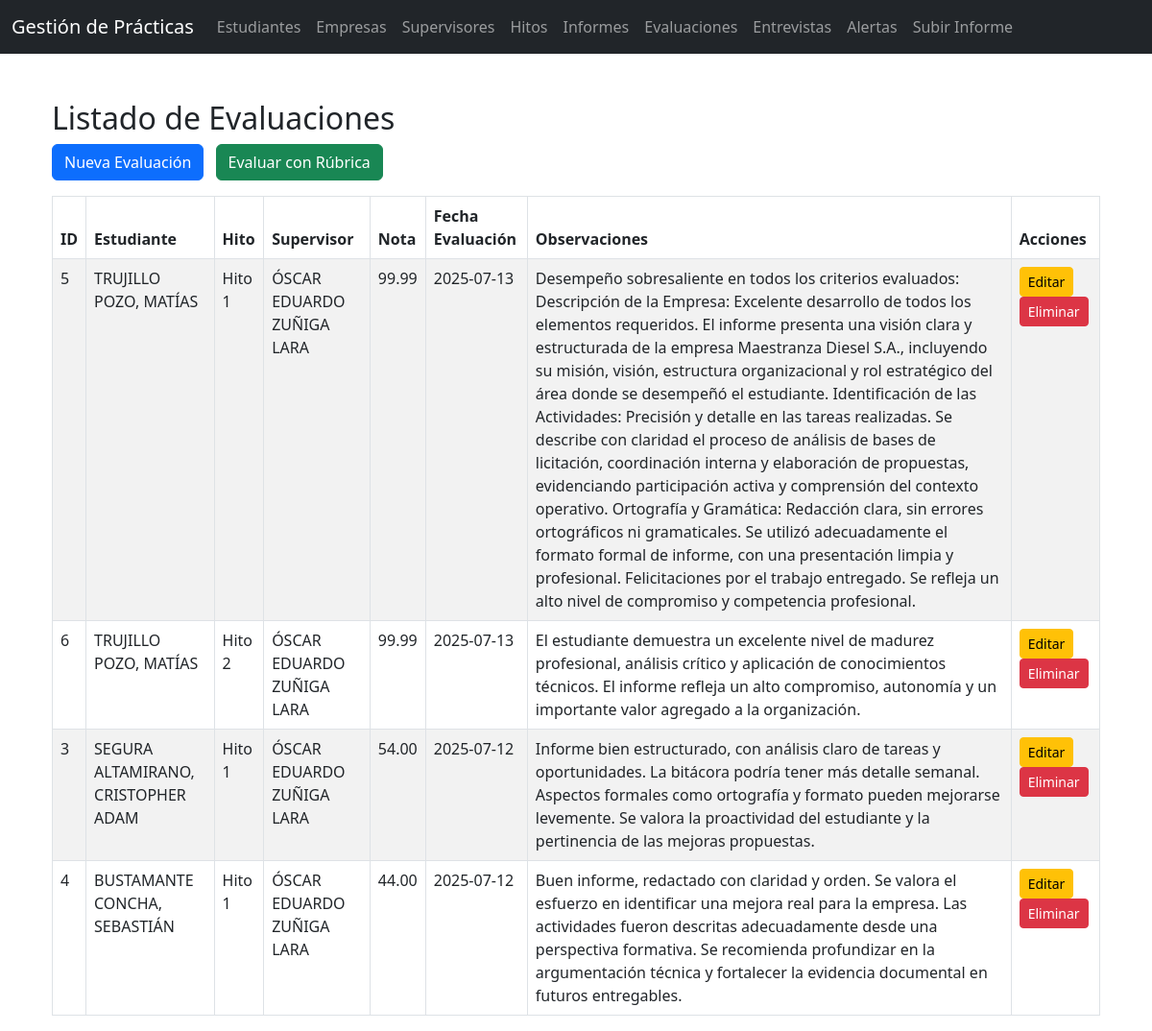
The app's page /evaluaciones/listar.php with its own data.
### tables this page shows
CREATE TABLE `evaluaciones` (
  `id` int(11) NOT NULL,
  `estudiante_id` int(11) NOT NULL,
  `hito_id` int(11) DEFAULT NULL,
  `supervisor` text DEFAULT NULL,
  `nota` decimal(4,2) DEFAULT NULL,
  `observaciones` text DEFAULT NULL,
  `archivo` varchar(255) DEFAULT NULL,
  `fecha_evaluacion` date DEFAULT NULL,
  `fecha_registro` timestamp NOT NULL DEFAULT current_timestamp()
);

CREATE TABLE `estudiantes` (
  `id` int(11) NOT NULL,
  `rut` varchar(12) NOT NULL,
  `nombre` varchar(100) NOT NULL,
  `email` varchar(100) NOT NULL,
  `carrera` varchar(100) DEFAULT NULL,
  `telefono` varchar(20) DEFAULT NULL,
  `programa` varchar(20) DEFAULT NULL,
  `asignatura` varchar(50) DEFAULT NULL,
  `empresa_id` int(11) DEFAULT NULL,
  `fecha_inicio` date DEFAULT NULL,
  `fecha_fin` date DEFAULT NULL,
  `fecha_registro` timestamp NOT NULL DEFAULT current_timestamp()
);

CREATE TABLE `hitos` (
  `id` int(11) NOT NULL,
  `nombre` varchar(50) NOT NULL,
  `descripcion` text DEFAULT NULL
);

### evaluaciones/listar.php (the view, shortened to what this page needs)
<?php
include('../includes/header.php');
include('../includes/db.php');
?>
<!DOCTYPE html>
<html lang="es">
<head>
    <link href="https://cdn.jsdelivr.net/npm/bootstrap@5.3.0/dist/css/bootstrap.min.css" rel="stylesheet">
</head>
<body>
<div class="container mt-5">
    <h2>Listado de Evaluaciones</h2>
    <a href="crear.php" class="btn btn-primary mb-3 me-2">Nueva Evaluación</a>
    <a href="evaluacion_rubrica.php" class="btn btn-success mb-3">Evaluar con Rúbrica</a>
    <table class="table table-bordered table-striped">
        <thead>
            <tr>
                <th>ID</th>
                <th>Estudiante</th>
                <th>Hito</th>
                <th>Supervisor</th>
                <th>Nota</th>
                <th>Fecha Evaluación</th>
                <th>Observaciones</th>
                <th>Acciones</th>
            </tr>
        </thead>
        <tbody>
        <?php
        $sql = "SELECT evaluaciones.*,
                       estudiantes.nombre AS nombre_estudiante,
                       hitos.nombre AS nombre_hito
                FROM evaluaciones
                JOIN estudiantes ON evaluaciones.estudiante_id = estudiantes.id
                LEFT JOIN hitos ON evaluaciones.hito_id = hitos.id
                ORDER BY evaluaciones.fecha_evaluacion DESC";
        $stmt = $pdo->query($sql);
        while ($fila = $stmt->fetch()) {
            echo "<tr>";
            echo "<td>{$fila['id']}</td>";
            echo "<td>{$fila['nombre_estudiante']}</td>";
            echo "<td>" . ($fila['nombre_hito'] ?? '-') . "</td>";
            echo "<td>{$fila['supervisor']}</td>";
            echo "<td>{$fila['nota']}</td>";
            echo "<td>{$fila['fecha_evaluacion']}</td>";
            echo "<td>{$fila['observaciones']}</td>";
            echo "<td>
                    <a href='editar.php?id={$fila['id']}' class='btn btn-sm btn-warning'>Editar</a>
                    <a href='eliminar.php?id={$fila['id']}' class='btn btn-sm btn-danger' onclick='return confirm(\"¿Seguro que deseas eliminar esta evaluación?\");'>Eliminar</a>
                  </td>";
            echo "</tr>";
        }
        ?>
        </tbody>
    </table>
</div>
<?php include('../includes/footer.php'); ?>
</body>
</html>

### records on screen
evaluaciones: id "5", estudiante.nombre "TRUJILLO POZO, MATÍAS", hito.nombre "Hito 1", supervisor "ÓSCAR EDUARDO ZUÑIGA LARA", nota "99.99", fecha_evaluacion "2025-07-13", observaciones "Desempeño sobresaliente en todos los criterios evaluados: Descripción de la Empresa: Excelente desarrollo de todos los elementos requeridos. El informe presenta una visión clara y estructurada de la empresa Maestranza Diesel S.A., incluyendo su misión, visión, estructura organizacional y rol estratégico del área donde se desempeñó el estudiante. Identificación de las Actividades: Precisión y detalle en las tareas realizadas. Se describe con claridad el proceso de análisis de bases de licitación, coordinación interna y elaboración de propuestas, evidenciando participación activa y comprensión del contexto operativo. Ortografía y Gramática: Redacción clara, sin errores ortográficos ni…"
evaluaciones: id "6", estudiante.nombre "TRUJILLO POZO, MATÍAS", hito.nombre "Hito 2", supervisor "ÓSCAR EDUARDO ZUÑIGA LARA", nota "99.99", fecha_evaluacion "2025-07-13", observaciones "El estudiante demuestra un excelente nivel de madurez profesional, análisis crítico y aplicación de conocimientos técnicos. El informe refleja un alto compromiso, autonomía y un importante valor agregado a la organización."
evaluaciones: id "3", estudiante.nombre "SEGURA ALTAMIRANO, CRISTOPHER ADAM", hito.nombre "Hito 1", supervisor "ÓSCAR EDUARDO ZUÑIGA LARA", nota "54.00", fecha_evaluacion "2025-07-12", observaciones "Informe bien estructurado, con análisis claro de tareas y oportunidades. La bitácora podría tener más detalle semanal. Aspectos formales como ortografía y formato pueden mejorarse levemente. Se valora la proactividad del estudiante y la pertinencia de las mejoras propuestas."
evaluaciones: id "4", estudiante.nombre "BUSTAMANTE CONCHA, SEBASTIÁN", hito.nombre "Hito 1", supervisor "ÓSCAR EDUARDO ZUÑIGA LARA", nota "44.00", fecha_evaluacion "2025-07-12", observaciones "Buen informe, redactado con claridad y orden. Se valora el esfuerzo en identificar una mejora real para la empresa. Las actividades fueron descritas adecuadamente desde una perspectiva formativa. Se recomienda profundizar en la argumentación técnica y fortalecer la evidencia documental en futuros entregables."
